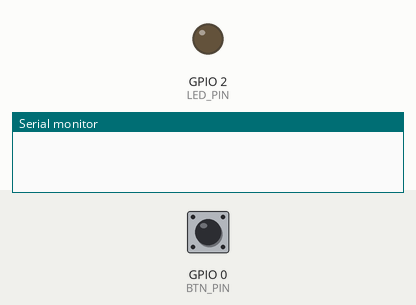
A program run on a simulated ESP32. Shown: output pins drawn as LEDs (lit = HIGH), the last lines printed to the serial monitor. The test bench sets the inputs (shaded band); at power-on: GPIO 0 (BTN_PIN) HIGH.

Above: at 1.2 s.
1.3 s: GPIO 0 (BTN_PIN) pulled LOW for 0.15 s
At 2.5 s:
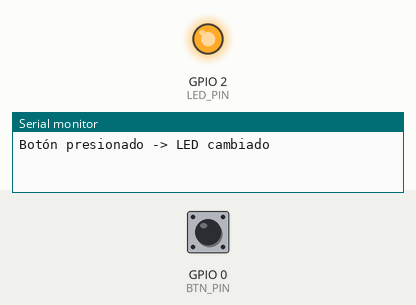
2.9 s: GPIO 0 (BTN_PIN) pulled LOW for 1 s
At 3.6 s:
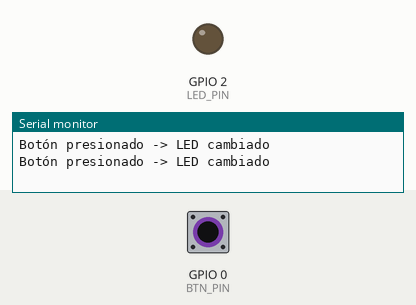
5.4 s: GPIO 0 (BTN_PIN) pulled LOW for 3.2 s
At 6.7 s:
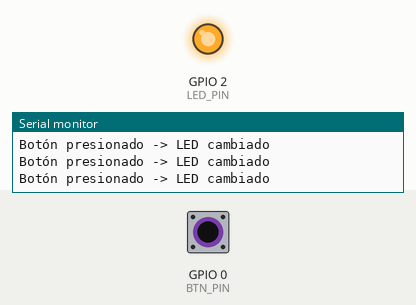
Timing chart, 0 to 8.4 s (numbered marks = the images above; inputs shaded):
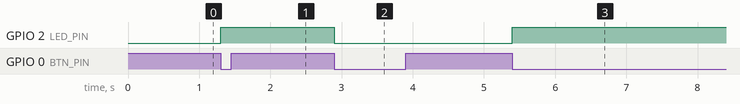

The program:

main.cpp
```cpp
/*  MÓDULO 1 — SINCRONIZACIÓN ENTRE TAREAS: Semáforos binarios

    Un semáforo binario se comporta como una bandera de evento, una
    tarea o una ISR la “levanta” (xSemaphoreGive()), y otra la “toma”
    (xSemaphoreTake()).

    Es ideal para decirle a una tarea que algo ocurrió, sin usar
    delay() ni polling.

    xSemaphoreCreateBinary() crea un semáforo binario inicialmente en 0
    (no disponible). TaskButtonHandler llama a xSemaphoreTake() y queda
    bloqueada esperando el semáforo.
    Cuando se presiona el botón (ISR), llama xSemaphoreGiveFromISR(),
    esto pone el semáforo a "disponible". portYIELD_FROM_ISR() forza
    (si corresponde) un cambio de contexto inmediato para ejecutar la
    tarea despierta. E
    En la tarea, xSemaphoreTake() devuelve pdTRUE: la tarea consume el
    semáforo (lo deja en 0) y continúa ejecutando. Luego la tarea vuelve
    al xSemaphoreTake y se bloquea otra vez hasta la próxima señal de la
    ISR.
*/
#include <Arduino.h>

const uint8_t LED_PIN = 2;
const uint8_t BTN_PIN = 0;

SemaphoreHandle_t xButtonSemaphore;

// Debounce: ignorar pulsos que ocurran antes de este umbral (ms)
static const TickType_t DEBOUNCE_TICKS = pdMS_TO_TICKS(50);
volatile TickType_t     last_isr_tick  = 0;

// La interrupción notifica a la tarea que el botón fue presionado
void IRAM_ATTR isrButton() {
  BaseType_t xHigherPriorityTaskWoken = pdFALSE;
  TickType_t now                      = xTaskGetTickCountFromISR();

  // Debounce
  if ((now - last_isr_tick) > DEBOUNCE_TICKS) {
    last_isr_tick = now;
    xSemaphoreGiveFromISR(xButtonSemaphore, &xHigherPriorityTaskWoken);
    portYIELD_FROM_ISR(xHigherPriorityTaskWoken);
  }
}

void TaskButtonHandler(void* pvParams) {
  (void)pvParams;
  for (;;) {
    if (xSemaphoreTake(xButtonSemaphore, portMAX_DELAY) == pdTRUE) {
      digitalWrite(LED_PIN, !digitalRead(LED_PIN));
      Serial.println("Botón presionado -> LED cambiado");
    }
  }
}

void setup() {
  Serial.begin(115200);
  pinMode(LED_PIN, OUTPUT);
  pinMode(BTN_PIN, INPUT_PULLUP);

  xButtonSemaphore = xSemaphoreCreateBinary();
  attachInterrupt(digitalPinToInterrupt(BTN_PIN), isrButton, FALLING);
  xTaskCreate(TaskButtonHandler, "ButtonTask", 2048, nullptr, 1, nullptr);
}

void loop() {
}
```

Measured:
- after the input at 1.3 s, GPIO 2 (LED_PIN): LOW → HIGH at once
- after the input at 2.9 s, GPIO 2 (LED_PIN): HIGH → LOW at once
- after the input at 5.4 s, GPIO 2 (LED_PIN): LOW → HIGH at once
